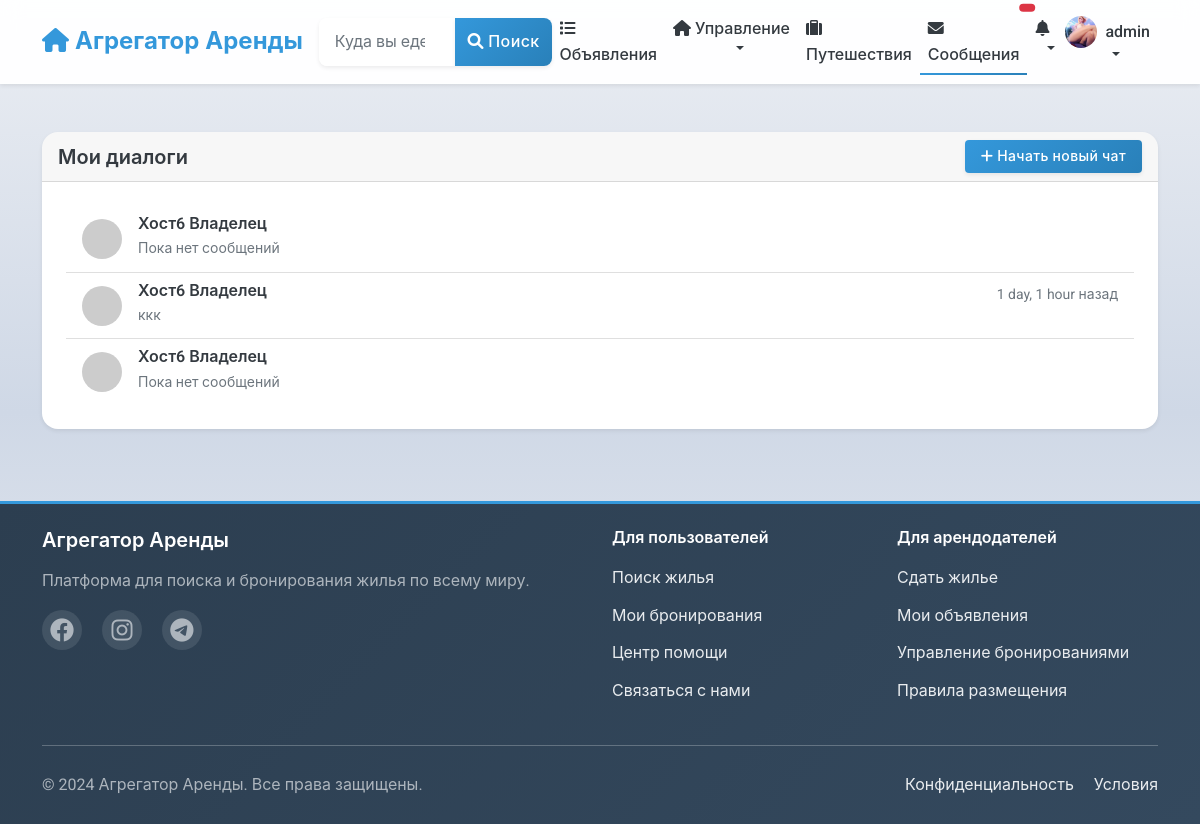
Page /chat/ (signed in) on the earlier database version.
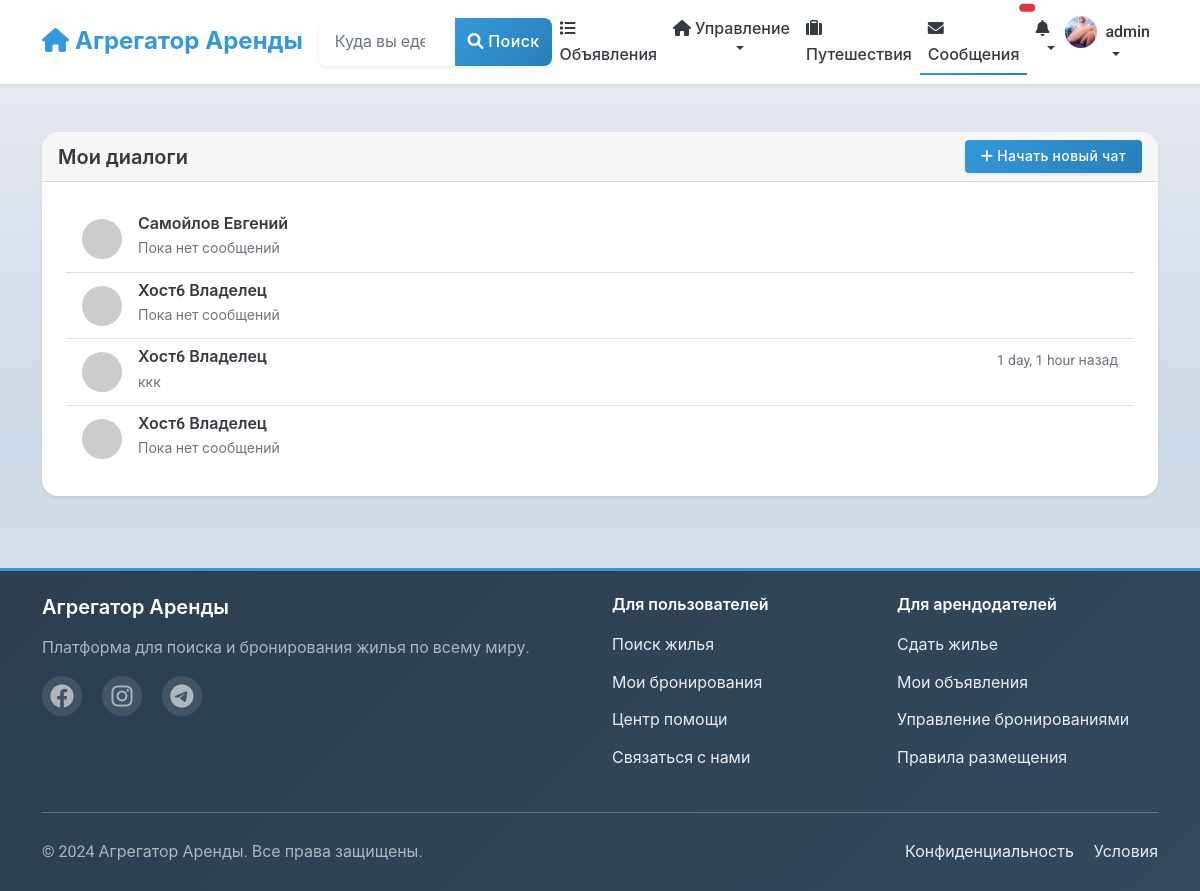
Same page on the later database version.
### chat/models.py (models this page shows, shortened)
class Conversation(models.Model):
    participants = models.ManyToManyField(
        settings.AUTH_USER_MODEL,
        related_name='conversations',
        verbose_name=_("Participants")
    )
    created_at = models.DateTimeField(_("Created at"), auto_now_add=True)
    updated_at = models.DateTimeField(_("Updated at"), auto_now=True)
    listing = models.ForeignKey(
        'listings.Listing',
        on_delete=models.SET_NULL,
        related_name='conversations',
        null=True,
        blank=True,
        verbose_name=_("Related Listing")
    )
    booking = models.ForeignKey(
        'listings.Booking',
        on_delete=models.SET_NULL,
        related_name='conversations',
        null=True,
        blank=True,
        verbose_name=_("Related Booking")
    )
    class Meta:
        verbose_name = _("Conversation")
        verbose_name_plural = _("Conversations")
        ordering = ['-updated_at']
    @property
    def last_message(self):
        return self.messages.order_by('-created_at').first()
    def get_other_participant(self, user=None):
        if user:
            return self.participants.exclude(id=user.id).first()
        return self.participants.first()
    def get_unread_count(self, user=None):
        if user:
            return self.messages.filter(is_read=False).exclude(sender=user).count()
        return 0

class Message(models.Model):
    conversation = models.ForeignKey(
        Conversation,
        on_delete=models.CASCADE,
        related_name='messages',
        verbose_name=_("Conversation")
    )
    sender = models.ForeignKey(
        settings.AUTH_USER_MODEL,
        on_delete=models.CASCADE,
        related_name='sent_messages',
        verbose_name=_("Sender")
    )
    content = models.TextField(_("Message"))
    created_at = models.DateTimeField(_("Created at"), auto_now_add=True)
    is_read = models.BooleanField(_("Is read"), default=False)
    class Meta:
        verbose_name = _("Message")
        verbose_name_plural = _("Messages")
        ordering = ['created_at']

### users/models.py (models this page shows, shortened)
class User(AbstractUser):
    phone_number = models.CharField(_("Phone number"), max_length=20, blank=True)
    profile_picture = models.ImageField(_("Profile picture"), upload_to='profile_pictures/', blank=True, null=True)
    bio = models.TextField(_("Bio"), blank=True)
    is_phone_verified = models.BooleanField(_("Phone verified"), default=False)
    is_id_verified = models.BooleanField(_("ID verified"), default=False)
    is_host = models.BooleanField(_("Is host"), default=False)
    is_guest = models.BooleanField(_("Is guest"), default=True)
    ROLE_CHOICES = [
        ('user', _('Regular User')),
        ('host', _('Host')),
        ('moderator', _('Moderator')),
        ('admin', _('Administrator')),
    ]
    role = models.CharField(_("Role"), max_length=20, choices=ROLE_CHOICES, default='user')
    email_notifications = models.BooleanField(_("Email notifications"), default=True)
    sms_notifications = models.BooleanField(_("SMS notifications"), default=False)
    date_joined = models.DateTimeField(_("Date joined"), auto_now_add=True)
    last_updated = models.DateTimeField(_("Last updated"), auto_now=True)
    class Meta:
        verbose_name = _("User")
        verbose_name_plural = _("Users")

### chat/views.py (the view)
# urls.py: path('', views.conversation_list, name='conversation_list'),
@login_required
def conversation_list(request):
    conversations = Conversation.objects.filter(
        participants=request.user
    ).select_related('listing', 'booking').prefetch_related('participants')
    conversations_with_data = []
    for conversation in conversations:
        conversation.unread_count = conversation.get_unread_count(request.user)
        conversation.other_user = conversation.get_other_participant(request.user)
        conversations_with_data.append(conversation)
    return render(request, 'chat/conversation_list.html', {
        'conversations': conversations_with_data
    })

### notifications/templatetags/notify_tags.py (called while the page is built)
@register.simple_tag(takes_context=True)
def notification_count(context):
    user = context['request'].user
    if user.is_authenticated:
        count = user.notifications.filter(is_read=False).count()
        return count
    return 0

### chat/templates/chat/conversation_list.html (shortened to what this page needs)
{% extends 'base.html' %}
{% load static %}
{% block content %}
    <div class="container mt-4">
        <div class="row">
            <div class="col-12">
                <div class="card">
                    <div class="card-header d-flex justify-content-between align-items-center">
                        <h5 class="mb-0">Мои диалоги</h5>
                        <a href="{% url 'chat:start_conversation' %}" class="btn btn-primary btn-sm">
                            <i class="fas fa-plus me-1"></i>Начать новый чат
                        </a>
                    </div>
                    <div class="card-body">
                        {% if conversations %}
                            <div class="list-group list-group-flush">
                                {% for conversation in conversations %}
                                    <a href="{% url 'chat:conversation_detail' conversation.pk %}"
                                       class="list-group-item list-group-item-action">
                                        <div class="d-flex w-100 justify-content-between">
                                            <div class="d-flex align-items-center">
                                                <div class="me-3">
                                                    {% with other_user=conversation.other_user %}
                                                        {% if other_user %}
                                                            <img src="https://ui-avatars.com/api/?name={{ other_user.get_full_name|default:other_user.username }}&background=007bff&color=fff"
                                                                 class="rounded-circle" width="40" height="40" alt="Аватар">
                                                        {% endif %}
                                                    {% endwith %}
                                                </div>
                                                <div>
                                                    <h6 class="mb-1">
                                                        {% with other_user=conversation.other_user %}
                                                            {% if other_user %}
                                                                {{ other_user.get_full_name|default:other_user.username }}
                                                            {% else %}
                                                                Неизвестный пользователь
                                                            {% endif %}
                                                        {% endwith %}
                                                    </h6>
                                                    {% if conversation.last_message %}
                                                        <p class="mb-1 text-muted small">{{ conversation.last_message.content|truncatechars:50 }}</p>
                                                    {% else %}
                                                        <p class="mb-1 text-muted small">Пока нет сообщений</p>
                                                    {% endif %}
                                                </div>
                                            </div>
                                            <div class="text-end">
                                                {% if conversation.last_message %}
                                                    <small class="text-muted">{{ conversation.last_message.created_at|timesince }} назад</small>
                                                {% endif %}
                                            </div>
                                        </div>
                                    </a>
                                {% endfor %}
                            </div>
                        {% endif %}
                    </div>
                </div>
            </div>
        </div>
    </div>
    {% endblock %}

Differences in the rows shown:
added Conversation: other_user.get_full_name "Самойлов Евгений", shows "Пока нет сообщений"
